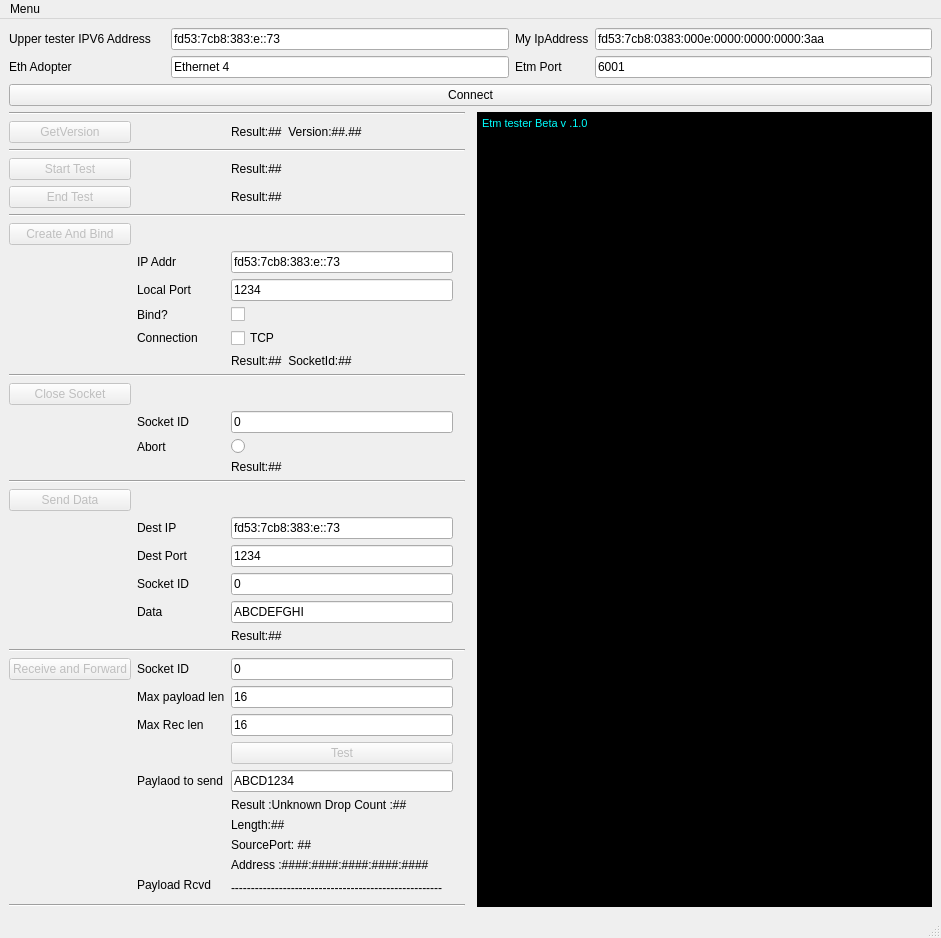
<?xml version="1.0" encoding="UTF-8"?>
<ui version="4.0">
 <class>LowerTester</class>
 <widget class="QMainWindow" name="LowerTester">
  <property name="enabled">
   <bool>true</bool>
  </property>
  <property name="geometry">
   <rect>
    <x>0</x>
    <y>0</y>
    <width>941</width>
    <height>906</height>
   </rect>
  </property>
  <property name="windowTitle">
   <string>Etm Tester</string>
  </property>
  <widget class="QWidget" name="centralwidget">
   <layout class="QGridLayout" name="gridLayout_2">
    <item row="1" column="0" colspan="3">
     <widget class="QPushButton" name="Button_connect">
      <property name="text">
       <string>Connect</string>
      </property>
     </widget>
    </item>
    <item row="2" column="0" rowspan="5">
     <layout class="QGridLayout" name="ServiceGroup">
      <item row="35" column="2">
       <widget class="QLabel" name="rcvFwdTotalLength">
        <property name="text">
         <string>Length:##</string>
        </property>
       </widget>
      </item>
      <item row="30" column="2">
       <widget class="QLineEdit" name="rcvFwdMaxFwd">
        <property name="text">
         <string>16</string>
        </property>
       </widget>
      </item>
      <item row="30" column="1">
       <widget class="QLabel" name="label_15">
        <property name="text">
         <string>Max payload len</string>
        </property>
       </widget>
      </item>
      <item row="10" column="1">
       <widget class="QLabel" name="label_7">
        <property name="enabled">
         <bool>true</bool>
        </property>
        <property name="text">
         <string>Bind?</string>
        </property>
       </widget>
      </item>
      <item row="29" column="1">
       <widget class="QLabel" name="label_14">
        <property name="text">
         <string>Socket ID</string>
        </property>
       </widget>
      </item>
      <item row="29" column="2">
       <widget class="QLineEdit" name="rcvFwdSocketId">
        <property name="text">
         <string>0</string>
        </property>
       </widget>
      </item>
      <item row="3" column="0">
       <widget class="QPushButton" name="Button_startTest">
        <property name="enabled">
         <bool>false</bool>
        </property>
        <property name="text">
         <string>Start Test</string>
        </property>
       </widget>
      </item>
      <item row="14" column="0" colspan="5">
       <widget class="Line" name="line_4">
        <property name="orientation">
         <enum>Qt::Horizontal</enum>
        </property>
       </widget>
      </item>
      <item row="34" column="2">
       <widget class="QLabel" name="rcvFwdResult">
        <property name="text">
         <string>Result :Unknown Drop Count :##</string>
        </property>
       </widget>
      </item>
      <item row="20" column="2">
       <widget class="QLabel" name="closeSocketResult">
        <property name="enabled">
         <bool>true</bool>
        </property>
        <property name="text">
         <string>Result:##</string>
        </property>
       </widget>
      </item>
      <item row="33" column="1">
       <widget class="QLabel" name="label_17">
        <property name="text">
         <string>Paylaod to send</string>
        </property>
       </widget>
      </item>
      <item row="18" column="2">
       <widget class="QLineEdit" name="closeSocketID">
        <property name="inputMethodHints">
         <set>Qt::ImhDigitsOnly|Qt::ImhPreferNumbers</set>
        </property>
        <property name="text">
         <string>0</string>
        </property>
       </widget>
      </item>
      <item row="31" column="2">
       <widget class="QLineEdit" name="rcvFwdMaxLen">
        <property name="text">
         <string>16</string>
        </property>
       </widget>
      </item>
      <item row="31" column="1">
       <widget class="QLabel" name="label_16">
        <property name="text">
         <string>Max Rec len</string>
        </property>
       </widget>
      </item>
      <item row="41" column="0" colspan="5">
       <widget class="Line" name="line_5">
        <property name="orientation">
         <enum>Qt::Horizontal</enum>
        </property>
       </widget>
      </item>
      <item row="24" column="1">
       <widget class="QLabel" name="label_9">
        <property name="text">
         <string>Dest Port</string>
        </property>
       </widget>
      </item>
      <item row="19" column="2">
       <widget class="QRadioButton" name="doAbort">
        <property name="text">
         <string/>
        </property>
       </widget>
      </item>
      <item row="19" column="1">
       <widget class="QLabel" name="label_13">
        <property name="text">
         <string>Abort</string>
        </property>
       </widget>
      </item>
      <item row="24" column="2">
       <widget class="QLineEdit" name="sendDataPort">
        <property name="text">
         <string>1234</string>
        </property>
       </widget>
      </item>
      <item row="9" column="1">
       <widget class="QLabel" name="label_4">
        <property name="enabled">
         <bool>true</bool>
        </property>
        <property name="text">
         <string>Local Port</string>
        </property>
       </widget>
      </item>
      <item row="7" column="0">
       <widget class="QPushButton" name="Button_createAndBind">
        <property name="enabled">
         <bool>false</bool>
        </property>
        <property name="text">
         <string>Create And Bind</string>
        </property>
       </widget>
      </item>
      <item row="26" column="1">
       <widget class="QLabel" name="label_11">
        <property name="text">
         <string>Data</string>
        </property>
       </widget>
      </item>
      <item row="8" column="1">
       <widget class="QLabel" name="label_3">
        <property name="enabled">
         <bool>true</bool>
        </property>
        <property name="text">
         <string>IP Addr</string>
        </property>
       </widget>
      </item>
      <item row="8" column="2">
       <widget class="QLineEdit" name="crAndBindLocalIpAddr">
        <property name="enabled">
         <bool>true</bool>
        </property>
        <property name="text">
         <string>fd53:7cb8:383:e::73</string>
        </property>
       </widget>
      </item>
      <item row="37" column="2">
       <widget class="QLabel" name="rcvFwdAddr">
        <property name="text">
         <string>Address :####:####:####:####:####</string>
        </property>
       </widget>
      </item>
      <item row="6" column="0" colspan="5">
       <widget class="Line" name="line_3">
        <property name="orientation">
         <enum>Qt::Horizontal</enum>
        </property>
       </widget>
      </item>
      <item row="11" column="1">
       <widget class="QLabel" name="label_18">
        <property name="text">
         <string>Connection</string>
        </property>
       </widget>
      </item>
      <item row="11" column="2">
       <widget class="QCheckBox" name="crAndBindConnection">
        <property name="text">
         <string>TCP</string>
        </property>
       </widget>
      </item>
      <item row="12" column="2">
       <widget class="QLabel" name="createBindResult">
        <property name="enabled">
         <bool>true</bool>
        </property>
        <property name="text">
         <string>Result:##  SocketId:##</string>
        </property>
       </widget>
      </item>
      <item row="17" column="0">
       <widget class="QPushButton" name="Button_closeSocket">
        <property name="enabled">
         <bool>false</bool>
        </property>
        <property name="text">
         <string>Close Socket</string>
        </property>
       </widget>
      </item>
      <item row="18" column="1">
       <widget class="QLabel" name="label_12">
        <property name="text">
         <string>Socket ID</string>
        </property>
       </widget>
      </item>
      <item row="4" column="0">
       <widget class="QPushButton" name="Button_endTest">
        <property name="enabled">
         <bool>false</bool>
        </property>
        <property name="text">
         <string>End Test</string>
        </property>
       </widget>
      </item>
      <item row="4" column="2">
       <widget class="QLabel" name="endTestResult">
        <property name="enabled">
         <bool>true</bool>
        </property>
        <property name="text">
         <string>Result:##</string>
        </property>
       </widget>
      </item>
      <item row="33" column="2">
       <widget class="QLineEdit" name="dummyTestPayload">
        <property name="text">
         <string>ABCD1234</string>
        </property>
       </widget>
      </item>
      <item row="22" column="0">
       <widget class="QPushButton" name="Button_sendData">
        <property name="enabled">
         <bool>false</bool>
        </property>
        <property name="text">
         <string>Send Data</string>
        </property>
       </widget>
      </item>
      <item row="3" column="2">
       <widget class="QLabel" name="startTestResult">
        <property name="enabled">
         <bool>true</bool>
        </property>
        <property name="text">
         <string>Result:##</string>
        </property>
       </widget>
      </item>
      <item row="39" column="1">
       <widget class="QLabel" name="label_20">
        <property name="text">
         <string>Payload Rcvd</string>
        </property>
       </widget>
      </item>
      <item row="10" column="2">
       <widget class="QCheckBox" name="crAndBind_doBind">
        <property name="text">
         <string/>
        </property>
       </widget>
      </item>
      <item row="25" column="1">
       <widget class="QLabel" name="label_10">
        <property name="text">
         <string>Socket ID</string>
        </property>
       </widget>
      </item>
      <item row="29" column="0">
       <widget class="QPushButton" name="Button_recvAndFwd">
        <property name="enabled">
         <bool>false</bool>
        </property>
        <property name="text">
         <string>Receive and Forward</string>
        </property>
       </widget>
      </item>
      <item row="25" column="2">
       <widget class="QLineEdit" name="sendDataSocId">
        <property name="text">
         <string>0</string>
        </property>
       </widget>
      </item>
      <item row="27" column="2">
       <widget class="QLabel" name="sendDataResult">
        <property name="toolTip">
         <string>&lt;html&gt;&lt;head/&gt;&lt;body&gt;&lt;p&gt;Please note: because of the non-blocking behavior of Service Primitives a positive response does NOT signal the success of the transmission, but the success of issuing the transmission.&lt;/p&gt;&lt;/body&gt;&lt;/html&gt;</string>
        </property>
        <property name="text">
         <string>Result:##</string>
        </property>
       </widget>
      </item>
      <item row="9" column="2">
       <widget class="QLineEdit" name="CrAndBindLocalPort">
        <property name="enabled">
         <bool>true</bool>
        </property>
        <property name="text">
         <string>1234</string>
        </property>
       </widget>
      </item>
      <item row="28" column="0" colspan="5">
       <widget class="Line" name="line_7">
        <property name="orientation">
         <enum>Qt::Horizontal</enum>
        </property>
       </widget>
      </item>
      <item row="26" column="2">
       <widget class="QLineEdit" name="sendDataData">
        <property name="text">
         <string>ABCDEFGHI</string>
        </property>
       </widget>
      </item>
      <item row="0" column="0" colspan="5">
       <widget class="Line" name="line">
        <property name="orientation">
         <enum>Qt::Horizontal</enum>
        </property>
       </widget>
      </item>
      <item row="32" column="2">
       <widget class="QPushButton" name="rcvFwdSendDummy">
        <property name="enabled">
         <bool>false</bool>
        </property>
        <property name="toolTip">
         <string>&lt;html&gt;&lt;head/&gt;&lt;body&gt;&lt;p&gt;This send a dummy data &amp;quot;ABCD1234&amp;quot;&lt;/p&gt;&lt;/body&gt;&lt;/html&gt;</string>
        </property>
        <property name="text">
         <string>Test</string>
        </property>
       </widget>
      </item>
      <item row="2" column="0" colspan="5">
       <widget class="Line" name="line_2">
        <property name="orientation">
         <enum>Qt::Horizontal</enum>
        </property>
       </widget>
      </item>
      <item row="1" column="2">
       <widget class="QLabel" name="versionGetResult">
        <property name="enabled">
         <bool>true</bool>
        </property>
        <property name="text">
         <string>Result:##  Version:##.##</string>
        </property>
       </widget>
      </item>
      <item row="1" column="0">
       <widget class="QPushButton" name="Button_getVersion">
        <property name="enabled">
         <bool>false</bool>
        </property>
        <property name="text">
         <string>GetVersion</string>
        </property>
       </widget>
      </item>
      <item row="23" column="2">
       <widget class="QLineEdit" name="sendDataDestIP">
        <property name="text">
         <string>fd53:7cb8:383:e::73</string>
        </property>
       </widget>
      </item>
      <item row="36" column="2">
       <widget class="QLabel" name="rcvFwdSourcePort">
        <property name="text">
         <string>SourcePort: ##</string>
        </property>
       </widget>
      </item>
      <item row="23" column="1">
       <widget class="QLabel" name="label_8">
        <property name="text">
         <string>Dest IP</string>
        </property>
       </widget>
      </item>
      <item row="21" column="0" colspan="5">
       <widget class="Line" name="line_6">
        <property name="orientation">
         <enum>Qt::Horizontal</enum>
        </property>
       </widget>
      </item>
      <item row="39" column="2" rowspan="2">
       <widget class="QLabel" name="rcvFwdpayload">
        <property name="text">
         <string>-----------------------------------------------------</string>
        </property>
       </widget>
      </item>
     </layout>
    </item>
    <item row="0" column="0" colspan="3">
     <layout class="QGridLayout" name="ConnectGroup">
      <item row="1" column="1">
       <widget class="QLineEdit" name="ethAdopter">
        <property name="toolTip">
         <string>&lt;html&gt;&lt;head/&gt;&lt;body&gt;&lt;p&gt;Ethernet Adopter name EX: Ethernet 4&lt;/p&gt;&lt;/body&gt;&lt;/html&gt;</string>
        </property>
        <property name="text">
         <string>Ethernet 4</string>
        </property>
       </widget>
      </item>
      <item row="1" column="0">
       <widget class="QLabel" name="label_2">
        <property name="text">
         <string>Eth Adopter</string>
        </property>
       </widget>
      </item>
      <item row="0" column="0">
       <widget class="QLabel" name="label">
        <property name="text">
         <string>Upper tester IPV6 Address    </string>
        </property>
       </widget>
      </item>
      <item row="0" column="1">
       <widget class="QLineEdit" name="etmIpAddr">
        <property name="toolTip">
         <string>&lt;html&gt;&lt;head/&gt;&lt;body&gt;&lt;p&gt;Add Upper Tester IP address (IPV6)&lt;/p&gt;&lt;/body&gt;&lt;/html&gt;</string>
        </property>
        <property name="text">
         <string>fd53:7cb8:383:e::73</string>
        </property>
       </widget>
      </item>
      <item row="1" column="2">
       <widget class="QLabel" name="label_6">
        <property name="text">
         <string>Etm Port</string>
        </property>
       </widget>
      </item>
      <item row="1" column="3">
       <widget class="QLineEdit" name="portNum">
        <property name="text">
         <string>6001</string>
        </property>
       </widget>
      </item>
      <item row="0" column="3">
       <widget class="QLineEdit" name="myIP">
        <property name="text">
         <string>fd53:7cb8:0383:000e:0000:0000:0000:3aa</string>
        </property>
       </widget>
      </item>
      <item row="0" column="2">
       <widget class="QLabel" name="label_5">
        <property name="text">
         <string>My IpAddress</string>
        </property>
       </widget>
      </item>
     </layout>
    </item>
    <item row="2" column="2" rowspan="5">
     <widget class="QTextBrowser" name="console">
      <property name="font">
       <font>
        <family>MS UI Gothic</family>
        <pointsize>9</pointsize>
       </font>
      </property>
      <property name="styleSheet">
       <string notr="true">background:rgb(0, 0, 0)</string>
      </property>
      <property name="html">
       <string>&lt;!DOCTYPE HTML PUBLIC &quot;-//W3C//DTD HTML 4.0//EN&quot; &quot;http://www.w3.org/TR/REC-html40/strict.dtd&quot;&gt;
&lt;html&gt;&lt;head&gt;&lt;meta name=&quot;qrichtext&quot; content=&quot;1&quot; /&gt;&lt;style type=&quot;text/css&quot;&gt;
p, li { white-space: pre-wrap; }
&lt;/style&gt;&lt;/head&gt;&lt;body style=&quot; font-family:'MS UI Gothic'; font-size:9pt; font-weight:400; font-style:normal;&quot;&gt;
&lt;p align=&quot;justify&quot; style=&quot; margin-top:0px; margin-bottom:0px; margin-left:0px; margin-right:0px; -qt-block-indent:0; text-indent:0px;&quot;&gt;&lt;span style=&quot; font-family:'MS Shell Dlg 2'; font-size:8.25pt; color:#00ffff;&quot;&gt;Etm tester Beta v .1.0&lt;/span&gt;&lt;/p&gt;&lt;/body&gt;&lt;/html&gt;</string>
      </property>
      <property name="acceptRichText">
       <bool>true</bool>
      </property>
     </widget>
    </item>
   </layout>
   <zorder>Button_connect</zorder>
   <zorder></zorder>
   <zorder></zorder>
   <zorder>console</zorder>
  </widget>
  <widget class="QMenuBar" name="menubar">
   <property name="geometry">
    <rect>
     <x>0</x>
     <y>0</y>
     <width>941</width>
     <height>21</height>
    </rect>
   </property>
   <widget class="QMenu" name="menuLoad">
    <property name="title">
     <string>Menu</string>
    </property>
    <addaction name="actionAdd_TestCase_Seq"/>
    <addaction name="actionHide_Console"/>
    <addaction name="actionShow_Console"/>
    <addaction name="actionClear_Console"/>
    <addaction name="actionSave_Console_logs"/>
   </widget>
   <addaction name="menuLoad"/>
  </widget>
  <widget class="QStatusBar" name="statusbar"/>
  <action name="actionAdd_TestCase_Seq">
   <property name="text">
    <string>Add TestCase Seq</string>
   </property>
  </action>
  <action name="actionHide_Console">
   <property name="text">
    <string>Hide Console</string>
   </property>
  </action>
  <action name="actionShow_Console">
   <property name="text">
    <string>Show Console</string>
   </property>
  </action>
  <action name="actionClear_Console">
   <property name="text">
    <string>Clear Console</string>
   </property>
  </action>
  <action name="actionSave_Console_logs">
   <property name="text">
    <string>Save Console logs</string>
   </property>
  </action>
 </widget>
 <tabstops>
  <tabstop>Button_connect</tabstop>
  <tabstop>etmIpAddr</tabstop>
  <tabstop>ethAdopter</tabstop>
  <tabstop>myIP</tabstop>
  <tabstop>portNum</tabstop>
  <tabstop>Button_closeSocket</tabstop>
  <tabstop>doAbort</tabstop>
  <tabstop>Button_sendData</tabstop>
  <tabstop>sendDataDestIP</tabstop>
  <tabstop>closeSocketID</tabstop>
  <tabstop>Button_endTest</tabstop>
  <tabstop>Button_startTest</tabstop>
  <tabstop>Button_getVersion</tabstop>
  <tabstop>crAndBindLocalIpAddr</tabstop>
  <tabstop>CrAndBindLocalPort</tabstop>
  <tabstop>Button_createAndBind</tabstop>
  <tabstop>sendDataSocId</tabstop>
  <tabstop>Button_recvAndFwd</tabstop>
  <tabstop>sendDataData</tabstop>
  <tabstop>sendDataPort</tabstop>
  <tabstop>rcvFwdSocketId</tabstop>
  <tabstop>rcvFwdMaxFwd</tabstop>
  <tabstop>rcvFwdMaxLen</tabstop>
  <tabstop>rcvFwdSendDummy</tabstop>
 </tabstops>
 <resources/>
 <connections>
  <connection>
   <sender>actionHide_Console</sender>
   <signal>triggered()</signal>
   <receiver>console</receiver>
   <slot>hide()</slot>
   <hints>
    <hint type="sourcelabel">
     <x>-1</x>
     <y>-1</y>
    </hint>
    <hint type="destinationlabel">
     <x>644</x>
     <y>494</y>
    </hint>
   </hints>
  </connection>
  <connection>
   <sender>actionShow_Console</sender>
   <signal>triggered()</signal>
   <receiver>console</receiver>
   <slot>show()</slot>
   <hints>
    <hint type="sourcelabel">
     <x>-1</x>
     <y>-1</y>
    </hint>
    <hint type="destinationlabel">
     <x>644</x>
     <y>494</y>
    </hint>
   </hints>
  </connection>
  <connection>
   <sender>actionClear_Console</sender>
   <signal>triggered()</signal>
   <receiver>console</receiver>
   <slot>clear()</slot>
   <hints>
    <hint type="sourcelabel">
     <x>-1</x>
     <y>-1</y>
    </hint>
    <hint type="destinationlabel">
     <x>704</x>
     <y>494</y>
    </hint>
   </hints>
  </connection>
 </connections>
</ui>
